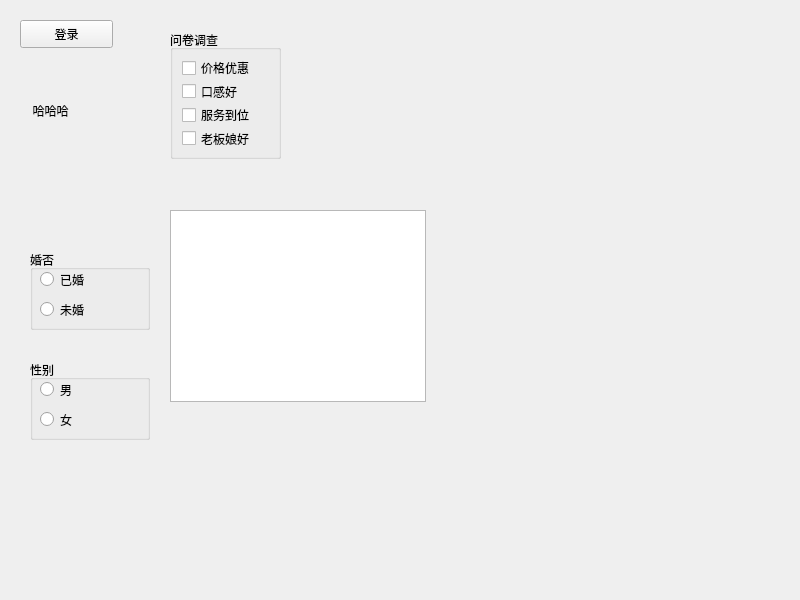
<?xml version="1.0" encoding="UTF-8"?>
<ui version="4.0">
 <class>MainWindow</class>
 <widget class="QMainWindow" name="MainWindow">
  <property name="geometry">
   <rect>
    <x>0</x>
    <y>0</y>
    <width>800</width>
    <height>600</height>
   </rect>
  </property>
  <property name="windowTitle">
   <string>MainWindow</string>
  </property>
  <widget class="QWidget" name="centralwidget">
   <widget class="QPushButton" name="pushButton">
    <property name="geometry">
     <rect>
      <x>20</x>
      <y>20</y>
      <width>93</width>
      <height>28</height>
     </rect>
    </property>
    <property name="text">
     <string>登录</string>
    </property>
    <property name="icon">
     <iconset resource="Image/Image.qrc">
      <normaloff>:/edit.png</normaloff>:/edit.png</iconset>
    </property>
   </widget>
   <widget class="QToolButton" name="toolButton">
    <property name="geometry">
     <rect>
      <x>-10</x>
      <y>70</y>
      <width>121</width>
      <height>81</height>
     </rect>
    </property>
    <property name="text">
     <string>哈哈哈</string>
    </property>
    <property name="icon">
     <iconset resource="Image/Image.qrc">
      <normaloff>:/new.png</normaloff>:/new.png</iconset>
    </property>
    <property name="iconSize">
     <size>
      <width>32</width>
      <height>32</height>
     </size>
    </property>
    <property name="toolButtonStyle">
     <enum>Qt::ToolButtonTextBesideIcon</enum>
    </property>
    <property name="autoRaise">
     <bool>true</bool>
    </property>
   </widget>
   <widget class="QGroupBox" name="groupBox">
    <property name="geometry">
     <rect>
      <x>30</x>
      <y>360</y>
      <width>120</width>
      <height>80</height>
     </rect>
    </property>
    <property name="title">
     <string>性别</string>
    </property>
    <widget class="QRadioButton" name="rBtnWoman">
     <property name="geometry">
      <rect>
       <x>10</x>
       <y>50</y>
       <width>115</width>
       <height>19</height>
      </rect>
     </property>
     <property name="text">
      <string>女</string>
     </property>
    </widget>
    <widget class="QRadioButton" name="rBtnMan">
     <property name="geometry">
      <rect>
       <x>10</x>
       <y>20</y>
       <width>115</width>
       <height>19</height>
      </rect>
     </property>
     <property name="text">
      <string>男</string>
     </property>
    </widget>
   </widget>
   <widget class="QGroupBox" name="groupBox_2">
    <property name="geometry">
     <rect>
      <x>30</x>
      <y>250</y>
      <width>120</width>
      <height>80</height>
     </rect>
    </property>
    <property name="title">
     <string>婚否</string>
    </property>
    <widget class="QRadioButton" name="radioButton_3">
     <property name="geometry">
      <rect>
       <x>10</x>
       <y>20</y>
       <width>115</width>
       <height>19</height>
      </rect>
     </property>
     <property name="text">
      <string>已婚</string>
     </property>
    </widget>
    <widget class="QRadioButton" name="radioButton_4">
     <property name="geometry">
      <rect>
       <x>10</x>
       <y>50</y>
       <width>115</width>
       <height>19</height>
      </rect>
     </property>
     <property name="text">
      <string>未婚</string>
     </property>
    </widget>
   </widget>
   <widget class="QGroupBox" name="groupBox_3">
    <property name="geometry">
     <rect>
      <x>170</x>
      <y>30</y>
      <width>111</width>
      <height>129</height>
     </rect>
    </property>
    <property name="title">
     <string>问卷调查</string>
    </property>
    <layout class="QVBoxLayout" name="verticalLayout">
     <item>
      <widget class="QCheckBox" name="checkBox">
       <property name="text">
        <string>价格优惠</string>
       </property>
      </widget>
     </item>
     <item>
      <widget class="QCheckBox" name="checkBox_2">
       <property name="text">
        <string>口感好</string>
       </property>
      </widget>
     </item>
     <item>
      <widget class="QCheckBox" name="checkBox_3">
       <property name="text">
        <string>服务到位</string>
       </property>
      </widget>
     </item>
     <item>
      <widget class="QCheckBox" name="cBox">
       <property name="text">
        <string>老板娘好</string>
       </property>
      </widget>
     </item>
    </layout>
   </widget>
   <widget class="QListWidget" name="listWidget">
    <property name="geometry">
     <rect>
      <x>170</x>
      <y>210</y>
      <width>256</width>
      <height>192</height>
     </rect>
    </property>
   </widget>
  </widget>
 </widget>
 <resources>
  <include location="Image/Image.qrc"/>
 </resources>
 <connections/>
</ui>
